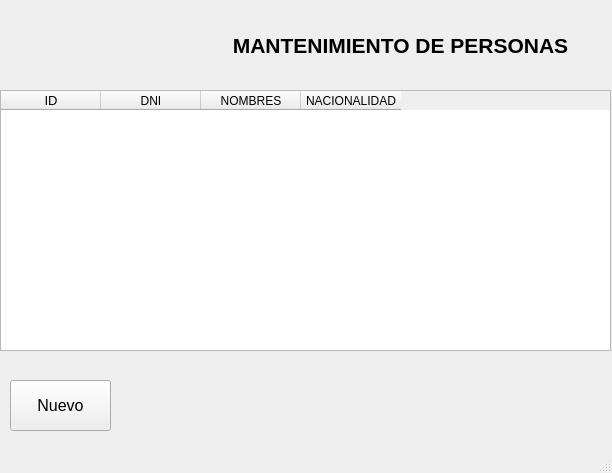
<?xml version="1.0" encoding="UTF-8"?>
<ui version="4.0">
 <class>MainWindow</class>
 <widget class="QMainWindow" name="MainWindow">
  <property name="geometry">
   <rect>
    <x>0</x>
    <y>0</y>
    <width>612</width>
    <height>473</height>
   </rect>
  </property>
  <property name="windowTitle">
   <string>MainWindow</string>
  </property>
  <widget class="QWidget" name="centralwidget">
   <widget class="QLabel" name="label">
    <property name="geometry">
     <rect>
      <x>0</x>
      <y>20</y>
      <width>801</width>
      <height>51</height>
     </rect>
    </property>
    <property name="font">
     <font>
      <pointsize>16</pointsize>
      <weight>75</weight>
      <bold>true</bold>
     </font>
    </property>
    <property name="layoutDirection">
     <enum>Qt::LeftToRight</enum>
    </property>
    <property name="text">
     <string>MANTENIMIENTO DE PERSONAS</string>
    </property>
    <property name="alignment">
     <set>Qt::AlignCenter</set>
    </property>
   </widget>
   <widget class="QTableWidget" name="twpersonas">
    <property name="geometry">
     <rect>
      <x>0</x>
      <y>90</y>
      <width>611</width>
      <height>261</height>
     </rect>
    </property>
    <property name="columnCount">
     <number>4</number>
    </property>
    <column>
     <property name="text">
      <string>ID</string>
     </property>
     <property name="font">
      <font>
       <pointsize>10</pointsize>
      </font>
     </property>
    </column>
    <column>
     <property name="text">
      <string>DNI</string>
     </property>
    </column>
    <column>
     <property name="text">
      <string>NOMBRES</string>
     </property>
    </column>
    <column>
     <property name="text">
      <string>NACIONALIDAD</string>
     </property>
    </column>
   </widget>
   <widget class="QPushButton" name="pushButton">
    <property name="geometry">
     <rect>
      <x>10</x>
      <y>380</y>
      <width>101</width>
      <height>51</height>
     </rect>
    </property>
    <property name="font">
     <font>
      <pointsize>12</pointsize>
     </font>
    </property>
    <property name="text">
     <string>Nuevo</string>
    </property>
   </widget>
  </widget>
  <widget class="QMenuBar" name="menubar">
   <property name="geometry">
    <rect>
     <x>0</x>
     <y>0</y>
     <width>612</width>
     <height>21</height>
    </rect>
   </property>
  </widget>
  <widget class="QStatusBar" name="statusbar"/>
 </widget>
 <resources/>
 <connections/>
</ui>
